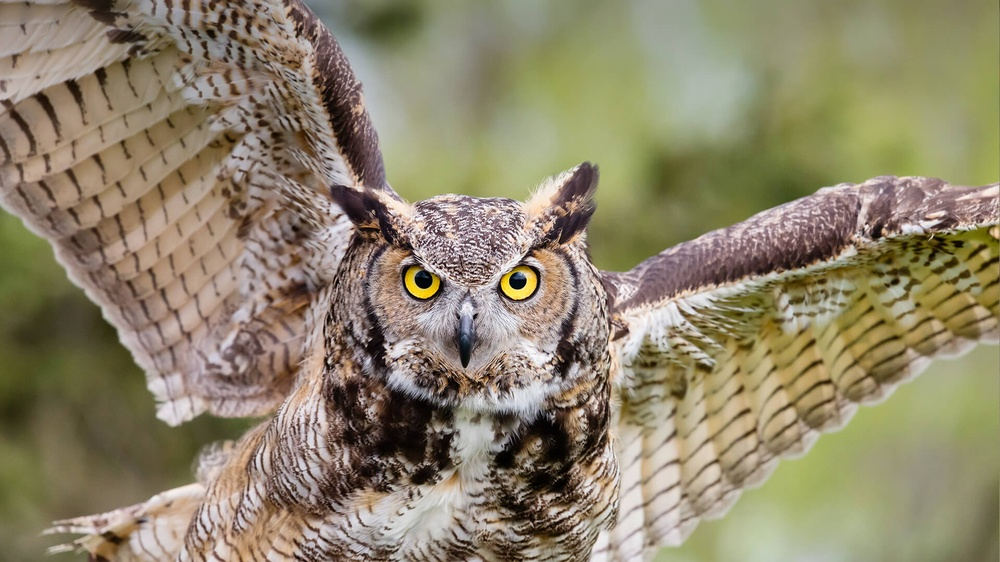
#> input picture Precise.jpg, 1000 x 562 px, shrunk from 1920 x 1080 before the run
$ python EdgeDetection.py   (older library calls are emulated)
#> lines starting #> are read from the running program, lines starting #| are printed output that depends on the picture; after the words box and inside, x2 and y2 are one past the last pixel; in counts of white or black regions, pixels touching at a corner belong together
# -*- coding: utf-8 -*-
"""
Created on Wed Apr  3 15:23:24 2019

@author: Mohammadreza
"""
import numpy as np
import cv2
import matplotlib.pyplot as plt
from PIL import Image

img = plt.imread('Precise.jpg', format=None)
#> img is the input picture: shape (562, 1000, 3); mean R, G, B 142.6, 132.9, 107.1
img = cv2.cvtColor(img , cv2.COLOR_BGR2GRAY)
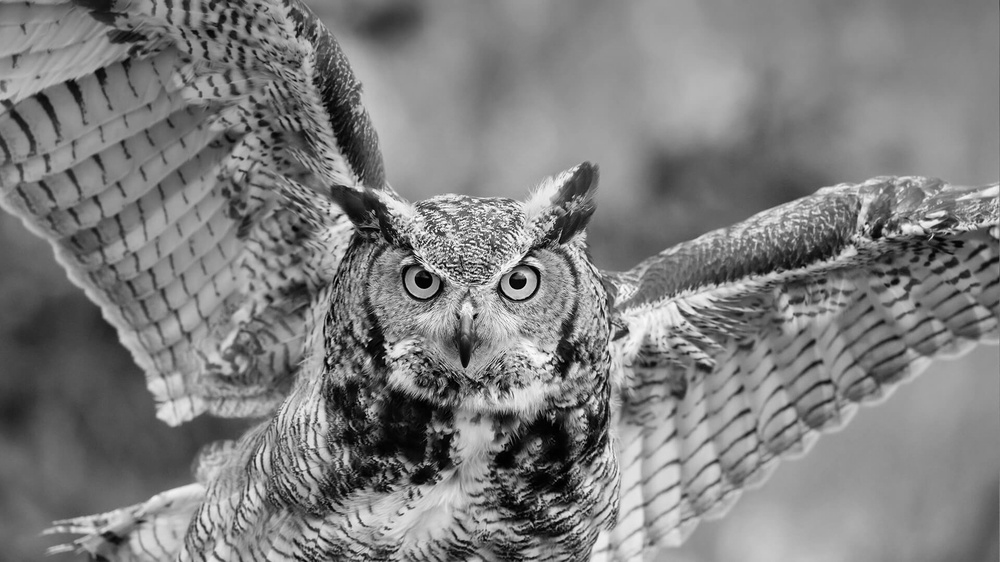
#> img: shape (562, 1000); min 0, max 254, mean 126.3

plt.imshow(img,cmap='gray')
plt.show()

res, img = cv2.threshold(img,127,1,cv2.THRESH_BINARY)
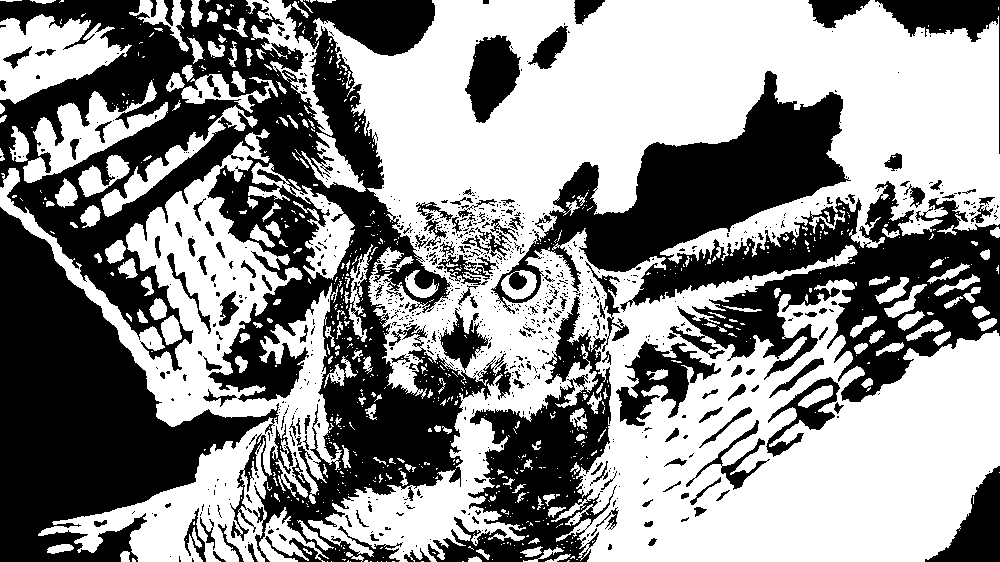
#> img: shape (562, 1000); values 0 (black) and 1 (white), 55.4% white; 852 black regions (704 under 20 px), largest, box (x1, y1, x2, y2) and area: (0, 0, 511, 562) 97401, (491, 71, 1000, 402) 59097, (0, 207, 279, 562) 43890

#print(img)
dimensions = img.shape
#> dimensions = (562, 1000)
height = img.shape[0]
#> height = 562
width = img.shape[1]
#> width = 1000

Laplace = np.array([[0,0,-1,0,0],[0,-1,-2,-1,0],[-1,-2,16,-2,-1],[0,-1,-2,-1,0],[0,0,-1,0,0]])


#Laplace = np.flip(Laplace,(1))
#Laplace = np.flip(Laplace,(0))
#img = np.array([[5,5,5,5,5,5],[5,5,5,5,5,5],[5,5,10,10,10,10],[5,5,10,10,10,10],
#                [5,5,5,10,10,10],[5,5,5,5,10,10]])
pad_image = np.array(np.pad(img, ((2,2),(2,2)), 'constant'))
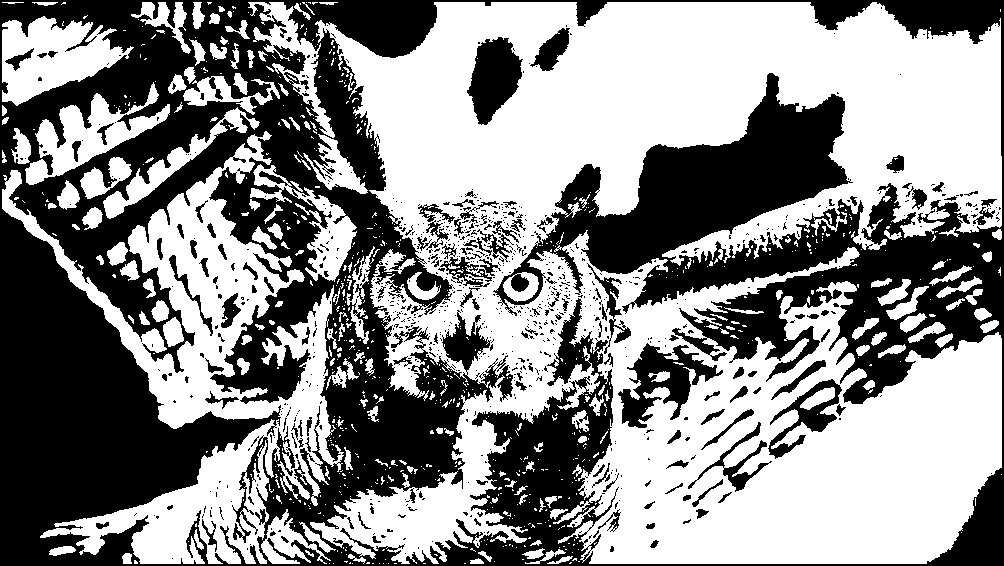
#> pad_image: shape (566, 1004); values 0 (black) and 1 (white), 54.8% white; 831 black regions (699 under 20 px), largest, box (x1, y1, x2, y2) and area: (0, 0, 1004, 566) 233792, (618, 343, 723, 428) 3582, (467, 37, 523, 125) 3085
#height=6
#width=6

new_Image = np.zeros((height,width))
for i in range(height):
    for j in range(width):

        Apply = pad_image[i:(i+Laplace.shape[0]),j:(j+Laplace.shape[1])]
        #print(Apply)
        multiplication = np.multiply(Apply,Laplace)
        #test=np.matrix(Apply).shape
        #print(test)
    #multiplication1 = np.multiply(Apply.shape[1],width)
        summing = np.sum(multiplication)
    #summing1 = np.array(np.sum(multiplication1))
    #Test =(np.array_equal(Apply.shape[0],Apply.shape[1]))

    #print(summing)


        new_Image[i,j] = summing
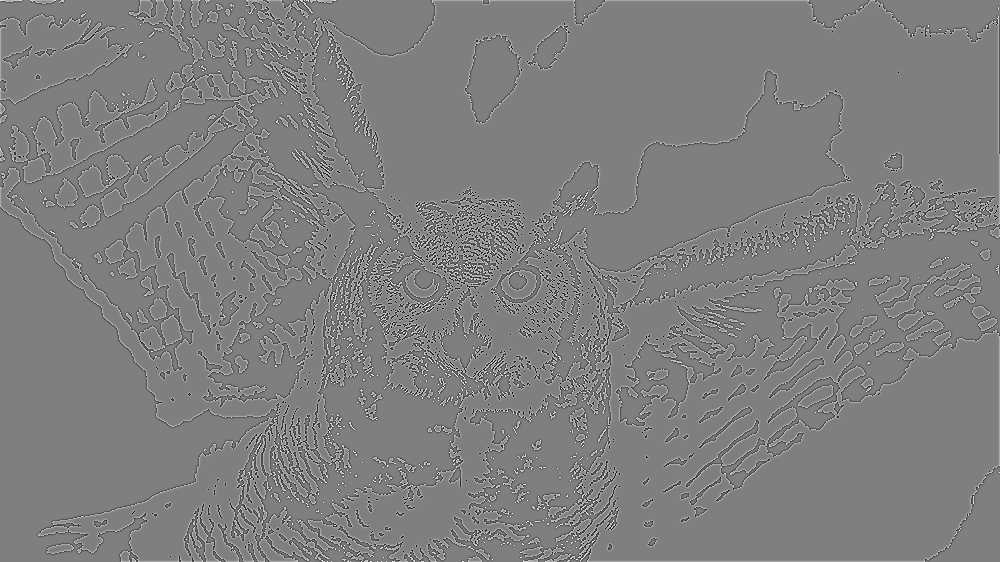
#> new_Image: shape (562, 1000) float64; min -16, max 16, mean 0.0151; drawn with min black and max white
   # [28 lines of commented-out code are left out]

for row in range(height):
    for col in range(width):
        if new_Image[row][col]>0:
            new_Image[row][col]=1
        else:
            new_Image[row][col]=0
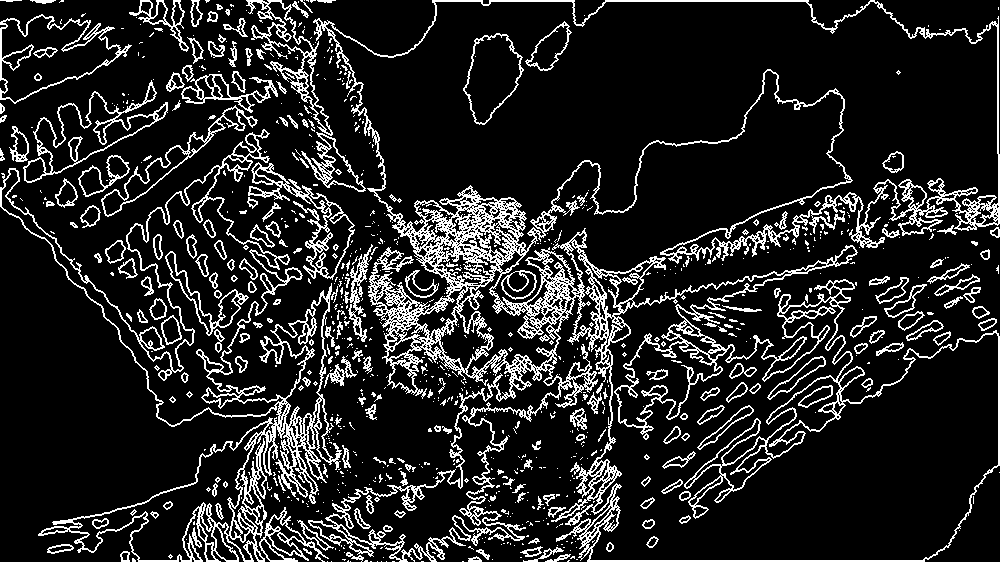
#> new_Image: shape (562, 1000) float64; values 0 (black) and 1 (white), 14.4% white in thin lines or dots

#print(new_Image)
plt.imshow(new_Image,cmap='gray')
plt.figure()
#plt.show()
cv2.waitKey(0)
cv2.destroyAllWindows()
